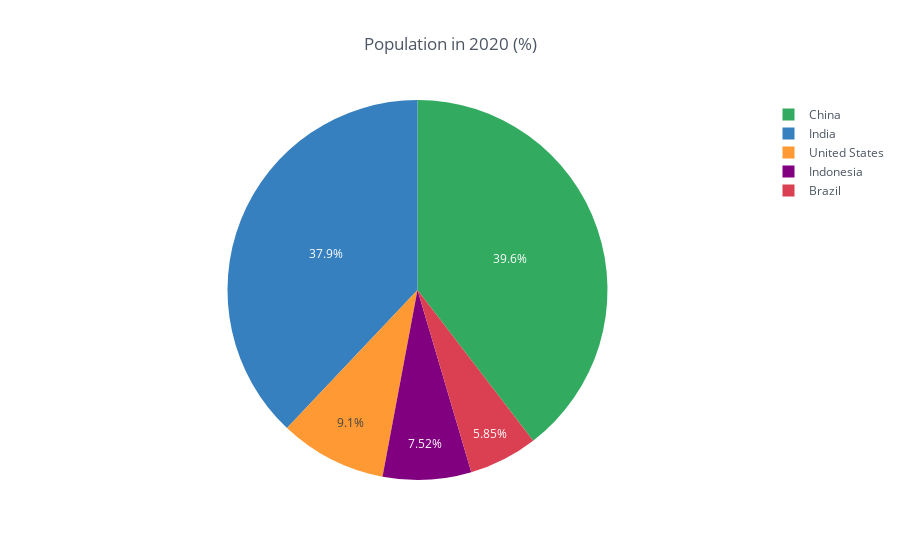

The notebook cell this image was saved under:
### Code cell
# plotting
df_population_2020.iplot(kind='pie', labels='country',
                         values='2020',
                         title='Population in 2020 (%)')

### Figure 1 — Plotly figure (JSON) as saved in the notebook; plotly's stock layout.template omitted (floating-point values rounded to 4 significant figures)
{"data": [{"labels": ["United States", "India", "China", "Indonesia", "Brazil"], "marker": {"colors": ["rgba(255, 153, 51, 1.0)", "rgba(55, 128, 191, 1.0)", "rgba(50, 171, 96, 1.0)", "rgba(128, 0, 128, 1.0)", "rgba(219, 64, 82, 1.0)"]}, "name": "", "type": "pie", "values": [331002651, 1380004385, 1439323776, 273523615, 212559417]}], "layout": {"legend": {"bgcolor": "#FFFFFF", "font": {"color": "#4D5663"}}, "paper_bgcolor": "#FFFFFF", "plot_bgcolor": "#FFFFFF", "title": "Population in 2020 (%)", "titlefont": {"color": "#4D5663"}}}
